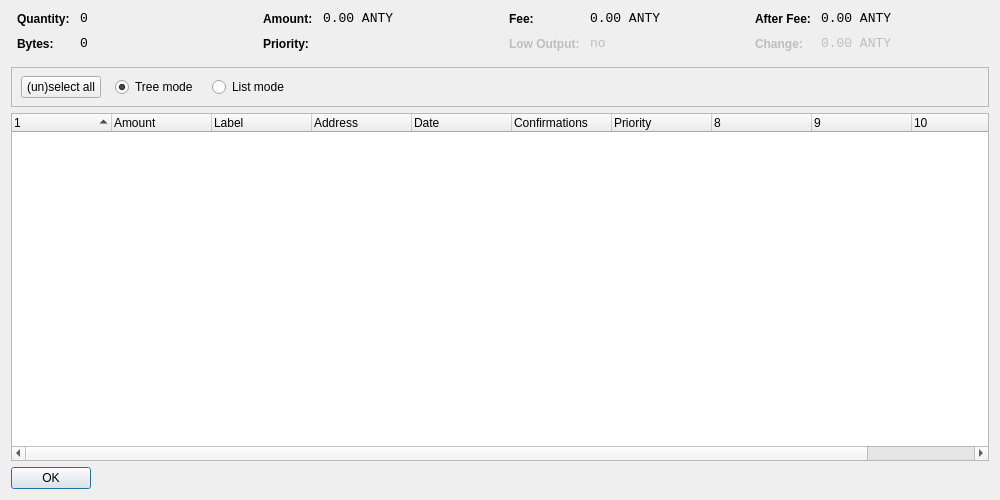
<?xml version="1.0" encoding="UTF-8"?>
<ui version="4.0">
 <class>CoinControlDialog</class>
 <widget class="QDialog" name="CoinControlDialog">
  <property name="geometry">
   <rect>
    <x>0</x>
    <y>0</y>
    <width>1000</width>
    <height>500</height>
   </rect>
  </property>
  <property name="windowTitle">
   <string>Coin Control</string>
  </property>
  <layout class="QVBoxLayout" name="verticalLayout">
   <item>
    <layout class="QHBoxLayout" name="horizontalLayoutTop" stretch="0,0,0,0">
     <property name="topMargin">
      <number>0</number>
     </property>
     <property name="bottomMargin">
      <number>10</number>
     </property>
     <item>
      <layout class="QFormLayout" name="formLayoutCoinControl1">
       <property name="horizontalSpacing">
        <number>10</number>
       </property>
       <property name="verticalSpacing">
        <number>10</number>
       </property>
       <property name="leftMargin">
        <number>6</number>
       </property>
       <property name="rightMargin">
        <number>6</number>
       </property>
       <item row="0" column="0">
        <widget class="QLabel" name="labelCoinControlQuantityText">
         <property name="styleSheet">
          <string notr="true">font-weight:bold;</string>
         </property>
         <property name="text">
          <string>Quantity:</string>
         </property>
        </widget>
       </item>
       <item row="0" column="1">
        <widget class="QLabel" name="labelCoinControlQuantity">
         <property name="font">
          <font>
           <family>Monospace</family>
           <pointsize>10</pointsize>
          </font>
         </property>
         <property name="cursor">
          <cursorShape>IBeamCursor</cursorShape>
         </property>
         <property name="contextMenuPolicy">
          <enum>Qt::ActionsContextMenu</enum>
         </property>
         <property name="text">
          <string notr="true">0</string>
         </property>
         <property name="textInteractionFlags">
          <set>Qt::LinksAccessibleByMouse|Qt::TextSelectableByKeyboard|Qt::TextSelectableByMouse</set>
         </property>
        </widget>
       </item>
       <item row="1" column="0">
        <widget class="QLabel" name="labelCoinControlBytesText">
         <property name="styleSheet">
          <string notr="true">font-weight:bold;</string>
         </property>
         <property name="text">
          <string>Bytes:</string>
         </property>
        </widget>
       </item>
       <item row="1" column="1">
        <widget class="QLabel" name="labelCoinControlBytes">
         <property name="font">
          <font>
           <family>Monospace</family>
           <pointsize>10</pointsize>
          </font>
         </property>
         <property name="cursor">
          <cursorShape>IBeamCursor</cursorShape>
         </property>
         <property name="contextMenuPolicy">
          <enum>Qt::ActionsContextMenu</enum>
         </property>
         <property name="text">
          <string notr="true">0</string>
         </property>
         <property name="textInteractionFlags">
          <set>Qt::LinksAccessibleByMouse|Qt::TextSelectableByKeyboard|Qt::TextSelectableByMouse</set>
         </property>
        </widget>
       </item>
      </layout>
     </item>
     <item>
      <layout class="QFormLayout" name="formLayoutCoinControl2">
       <property name="horizontalSpacing">
        <number>10</number>
       </property>
       <property name="verticalSpacing">
        <number>10</number>
       </property>
       <property name="leftMargin">
        <number>6</number>
       </property>
       <property name="rightMargin">
        <number>6</number>
       </property>
       <item row="0" column="0">
        <widget class="QLabel" name="labelCoinControlAmountText">
         <property name="styleSheet">
          <string notr="true">font-weight:bold;</string>
         </property>
         <property name="text">
          <string>Amount:</string>
         </property>
        </widget>
       </item>
       <item row="0" column="1">
        <widget class="QLabel" name="labelCoinControlAmount">
         <property name="font">
          <font>
           <family>Monospace</family>
           <pointsize>10</pointsize>
          </font>
         </property>
         <property name="cursor">
          <cursorShape>IBeamCursor</cursorShape>
         </property>
         <property name="contextMenuPolicy">
          <enum>Qt::ActionsContextMenu</enum>
         </property>
         <property name="text">
          <string notr="true">0.00 ANTY</string>
         </property>
         <property name="textInteractionFlags">
          <set>Qt::LinksAccessibleByMouse|Qt::TextSelectableByKeyboard|Qt::TextSelectableByMouse</set>
         </property>
        </widget>
       </item>
       <item row="1" column="0">
        <widget class="QLabel" name="labelCoinControlPriorityText">
         <property name="styleSheet">
          <string notr="true">font-weight:bold;</string>
         </property>
         <property name="text">
          <string>Priority:</string>
         </property>
        </widget>
       </item>
       <item row="1" column="1">
        <widget class="QLabel" name="labelCoinControlPriority">
         <property name="font">
          <font>
           <family>Monospace</family>
           <pointsize>10</pointsize>
          </font>
         </property>
         <property name="cursor">
          <cursorShape>IBeamCursor</cursorShape>
         </property>
         <property name="contextMenuPolicy">
          <enum>Qt::ActionsContextMenu</enum>
         </property>
         <property name="text">
          <string/>
         </property>
         <property name="textInteractionFlags">
          <set>Qt::LinksAccessibleByMouse|Qt::TextSelectableByKeyboard|Qt::TextSelectableByMouse</set>
         </property>
        </widget>
       </item>
      </layout>
     </item>
     <item>
      <layout class="QFormLayout" name="formLayoutCoinControl3">
       <property name="horizontalSpacing">
        <number>10</number>
       </property>
       <property name="verticalSpacing">
        <number>10</number>
       </property>
       <property name="leftMargin">
        <number>6</number>
       </property>
       <property name="rightMargin">
        <number>6</number>
       </property>
       <item row="0" column="0">
        <widget class="QLabel" name="labelCoinControlFeeText">
         <property name="styleSheet">
          <string notr="true">font-weight:bold;</string>
         </property>
         <property name="text">
          <string>Fee:</string>
         </property>
        </widget>
       </item>
       <item row="0" column="1">
        <widget class="QLabel" name="labelCoinControlFee">
         <property name="font">
          <font>
           <family>Monospace</family>
           <pointsize>10</pointsize>
          </font>
         </property>
         <property name="cursor">
          <cursorShape>IBeamCursor</cursorShape>
         </property>
         <property name="contextMenuPolicy">
          <enum>Qt::ActionsContextMenu</enum>
         </property>
         <property name="text">
          <string notr="true">0.00 ANTY</string>
         </property>
         <property name="textInteractionFlags">
          <set>Qt::LinksAccessibleByMouse|Qt::TextSelectableByKeyboard|Qt::TextSelectableByMouse</set>
         </property>
        </widget>
       </item>
       <item row="1" column="0">
        <widget class="QLabel" name="labelCoinControlLowOutputText">
         <property name="enabled">
          <bool>false</bool>
         </property>
         <property name="styleSheet">
          <string notr="true">font-weight:bold;</string>
         </property>
         <property name="text">
          <string>Low Output:</string>
         </property>
        </widget>
       </item>
       <item row="1" column="1">
        <widget class="QLabel" name="labelCoinControlLowOutput">
         <property name="enabled">
          <bool>false</bool>
         </property>
         <property name="font">
          <font>
           <family>Monospace</family>
           <pointsize>10</pointsize>
          </font>
         </property>
         <property name="cursor">
          <cursorShape>IBeamCursor</cursorShape>
         </property>
         <property name="contextMenuPolicy">
          <enum>Qt::ActionsContextMenu</enum>
         </property>
         <property name="text">
          <string notr="true">no</string>
         </property>
         <property name="textInteractionFlags">
          <set>Qt::LinksAccessibleByMouse|Qt::TextSelectableByKeyboard|Qt::TextSelectableByMouse</set>
         </property>
        </widget>
       </item>
      </layout>
     </item>
     <item>
      <layout class="QFormLayout" name="formLayoutCoinControl4">
       <property name="horizontalSpacing">
        <number>10</number>
       </property>
       <property name="verticalSpacing">
        <number>10</number>
       </property>
       <property name="leftMargin">
        <number>6</number>
       </property>
       <property name="rightMargin">
        <number>6</number>
       </property>
       <item row="0" column="0">
        <widget class="QLabel" name="labelCoinControlAfterFeeText">
         <property name="styleSheet">
          <string notr="true">font-weight:bold;</string>
         </property>
         <property name="text">
          <string>After Fee:</string>
         </property>
        </widget>
       </item>
       <item row="0" column="1">
        <widget class="QLabel" name="labelCoinControlAfterFee">
         <property name="font">
          <font>
           <family>Monospace</family>
           <pointsize>10</pointsize>
          </font>
         </property>
         <property name="cursor">
          <cursorShape>IBeamCursor</cursorShape>
         </property>
         <property name="contextMenuPolicy">
          <enum>Qt::ActionsContextMenu</enum>
         </property>
         <property name="text">
          <string notr="true">0.00 ANTY</string>
         </property>
         <property name="textInteractionFlags">
          <set>Qt::LinksAccessibleByMouse|Qt::TextSelectableByKeyboard|Qt::TextSelectableByMouse</set>
         </property>
        </widget>
       </item>
       <item row="1" column="0">
        <widget class="QLabel" name="labelCoinControlChangeText">
         <property name="enabled">
          <bool>false</bool>
         </property>
         <property name="styleSheet">
          <string notr="true">font-weight:bold;</string>
         </property>
         <property name="text">
          <string>Change:</string>
         </property>
        </widget>
       </item>
       <item row="1" column="1">
        <widget class="QLabel" name="labelCoinControlChange">
         <property name="enabled">
          <bool>false</bool>
         </property>
         <property name="font">
          <font>
           <family>Monospace</family>
           <pointsize>10</pointsize>
          </font>
         </property>
         <property name="cursor">
          <cursorShape>IBeamCursor</cursorShape>
         </property>
         <property name="contextMenuPolicy">
          <enum>Qt::ActionsContextMenu</enum>
         </property>
         <property name="text">
          <string notr="true">0.00 ANTY</string>
         </property>
         <property name="textInteractionFlags">
          <set>Qt::LinksAccessibleByMouse|Qt::TextSelectableByKeyboard|Qt::TextSelectableByMouse</set>
         </property>
        </widget>
       </item>
      </layout>
     </item>
    </layout>
   </item>
   <item>
    <widget class="QFrame" name="frame">
     <property name="minimumSize">
      <size>
       <width>0</width>
       <height>40</height>
      </size>
     </property>
     <property name="frameShape">
      <enum>QFrame::StyledPanel</enum>
     </property>
     <property name="frameShadow">
      <enum>QFrame::Sunken</enum>
     </property>
     <widget class="QWidget" name="horizontalLayoutWidget">
      <property name="geometry">
       <rect>
        <x>10</x>
        <y>0</y>
        <width>781</width>
        <height>41</height>
       </rect>
      </property>
      <layout class="QHBoxLayout" name="horizontalLayoutPanel" stretch="0,0,0,0,0">
       <property name="spacing">
        <number>14</number>
       </property>
       <item>
        <widget class="QPushButton" name="pushButtonSelectAll">
         <property name="sizePolicy">
          <sizepolicy hsizetype="Maximum" vsizetype="Fixed">
           <horstretch>0</horstretch>
           <verstretch>0</verstretch>
          </sizepolicy>
         </property>
         <property name="text">
          <string>(un)select all</string>
         </property>
        </widget>
       </item>
       <item>
        <widget class="QRadioButton" name="radioTreeMode">
         <property name="sizePolicy">
          <sizepolicy hsizetype="Maximum" vsizetype="Fixed">
           <horstretch>0</horstretch>
           <verstretch>0</verstretch>
          </sizepolicy>
         </property>
         <property name="text">
          <string>Tree mode</string>
         </property>
         <property name="checked">
          <bool>true</bool>
         </property>
        </widget>
       </item>
       <item>
        <widget class="QRadioButton" name="radioListMode">
         <property name="sizePolicy">
          <sizepolicy hsizetype="Maximum" vsizetype="Fixed">
           <horstretch>0</horstretch>
           <verstretch>0</verstretch>
          </sizepolicy>
         </property>
         <property name="text">
          <string>List mode</string>
         </property>
        </widget>
       </item>
       <item>
        <spacer name="horizontalSpacer">
         <property name="orientation">
          <enum>Qt::Horizontal</enum>
         </property>
         <property name="sizeHint" stdset="0">
          <size>
           <width>40</width>
           <height>20</height>
          </size>
         </property>
        </spacer>
       </item>
      </layout>
     </widget>
    </widget>
   </item>
   <item>
    <widget class="CoinControlTreeWidget" name="treeWidget">
     <property name="contextMenuPolicy">
      <enum>Qt::CustomContextMenu</enum>
     </property>
     <property name="sortingEnabled">
      <bool>false</bool>
     </property>
     <property name="columnCount">
      <number>11</number>
     </property>
     <attribute name="headerShowSortIndicator" stdset="0">
      <bool>true</bool>
     </attribute>
     <attribute name="headerStretchLastSection">
      <bool>false</bool>
     </attribute>
     <column>
      <property name="text">
       <string/>
      </property>
     </column>
     <column>
      <property name="text">
       <string>Amount</string>
      </property>
     </column>
     <column>
      <property name="text">
       <string>Label</string>
      </property>
     </column>
     <column>
      <property name="text">
       <string>Address</string>
      </property>
     </column>
     <column>
      <property name="text">
       <string>Date</string>
      </property>
     </column>
     <column>
      <property name="text">
       <string>Confirmations</string>
      </property>
      <property name="toolTip">
       <string>Confirmed</string>
      </property>
     </column>
     <column>
      <property name="text">
       <string>Priority</string>
      </property>
     </column>
     <column>
      <property name="text">
       <string/>
      </property>
     </column>
     <column>
      <property name="text">
       <string/>
      </property>
     </column>
     <column>
      <property name="text">
       <string/>
      </property>
     </column>
     <column>
      <property name="text">
       <string/>
      </property>
     </column>
    </widget>
   </item>
   <item>
    <widget class="QDialogButtonBox" name="buttonBox">
     <property name="sizePolicy">
      <sizepolicy hsizetype="Maximum" vsizetype="Fixed">
       <horstretch>0</horstretch>
       <verstretch>0</verstretch>
      </sizepolicy>
     </property>
     <property name="orientation">
      <enum>Qt::Horizontal</enum>
     </property>
     <property name="standardButtons">
      <set>QDialogButtonBox::Ok</set>
     </property>
    </widget>
   </item>
  </layout>
 </widget>
 <customwidgets>
  <customwidget>
   <class>CoinControlTreeWidget</class>
   <extends>QTreeWidget</extends>
   <header>coincontroltreewidget.h</header>
  </customwidget>
 </customwidgets>
 <resources/>
 <connections/>
</ui>
